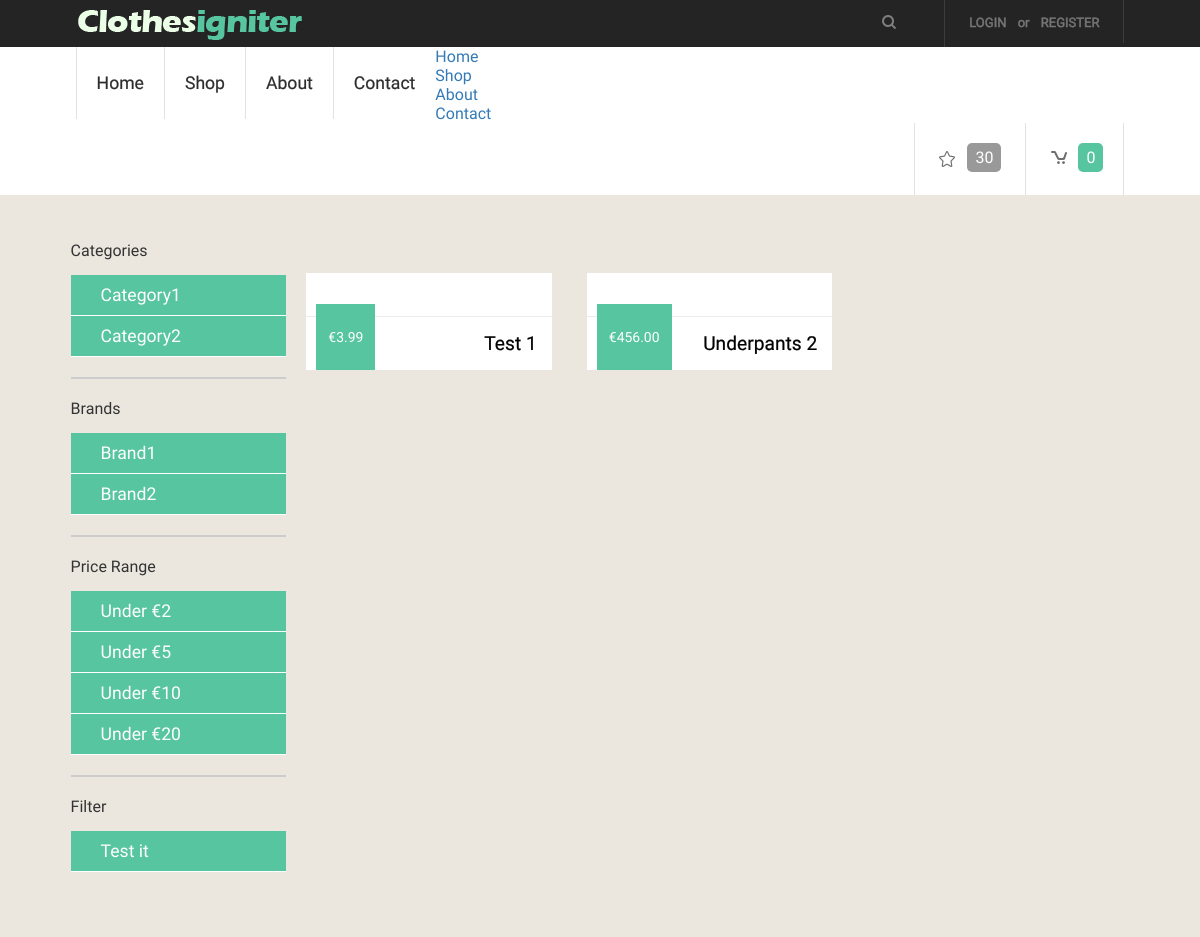
The page /index.php/store/category/2 on the database as committed earlier.
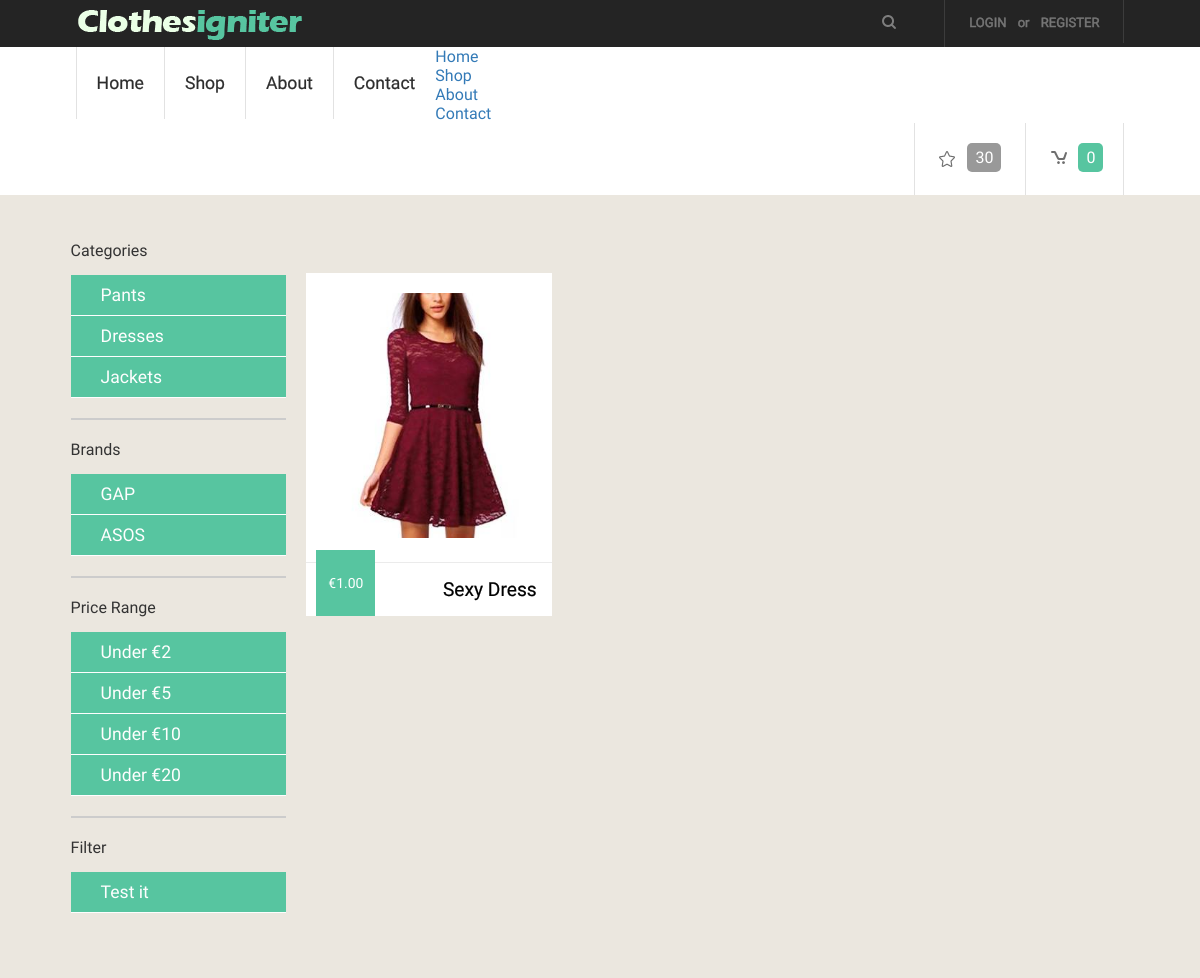
The same page on the database as committed later.
### tables this page shows
CREATE TABLE IF NOT EXISTS `category` (
`id` int(11) NOT NULL,
  `name` varchar(150) NOT NULL,
  `parentID` int(11) NOT NULL,
  `slug` varchar(150) NOT NULL
);

CREATE TABLE IF NOT EXISTS `brand` (
`id` int(11) NOT NULL,
  `name` varchar(150) NOT NULL
);

CREATE TABLE IF NOT EXISTS `store_items` (
`id` int(11) NOT NULL,
  `item_name` varchar(240) NOT NULL,
  `item_price` decimal(7,2) NOT NULL,
  `image_small` varchar(240) NOT NULL,
  `image_large` varchar(240) NOT NULL,
  `item_description` text NOT NULL,
  `rating` int(11) NOT NULL DEFAULT '0',
  `categoryID` int(11) NOT NULL,
  `brandID` int(11) NOT NULL,
  `item_description_short` text NOT NULL
);

### application/views/includes/template.php (called while the page is built, shortened)
<?php $this->load->view('includes/header');?>
<?php $this->load->view($main_content);?>

### application/controllers/store.php (called while the page is built, shortened)
<?php
class Store extends CI_Controller{
    function __construct()
    {
        $this->load->model('item_model');
        $this->load->model('category_model');
        $this->load->model('brand_model');
        $this->load->helper('url_helper');
        $this->load->library('user_agent');
    }
    function category($categoryID){
        $this->load->library('pagination');
        $config['base_url']=base_url().'index.php/store/category/'. $categoryID;
        $config["total_rows"] = $this->item_model->record_count($categoryID);
        $config['per_page'] = 6;
        $config['num_links'] = 20;
        $config["uri_segment"] = 4;
        $this->pagination->initialize($config);
        $page = ($this->uri->segment($config["uri_segment"])) ? $this->uri->segment($config["uri_segment"]) : 0;
        $data["items"] = $this->item_model->
        get_category_items($config["per_page"], $page, $categoryID);
        $data["links"] = $this->pagination->create_links();
        $data["categories"] = $this->category_model->get_item();
        $data["brands"] = $this->brand_model->get_item();
        $data['main_content'] = 'store/index';
        $this->load->view('includes/template', $data);
    }
}

### index.php (called while the page is built, shortened)
<?php
require_once BASEPATH.'core/CodeIgniter.php';

### application/models/Category_model.php (called while the page is built, shortened)
<?php
class Category_model extends CI_Model
{
    public function get_item($id = FALSE)
    {
        if (!$id)
        {
            $query = $this->db->get('category');
            return $query->result_array();
        }
        $query = $this->db->get_where('category', array('id' => $id));
        return $query->row_array();
    }
}

### application/models/Brand_model.php (called while the page is built, shortened)
<?php
class Brand_model extends CI_Model
{
    public function get_item($id = FALSE)
    {
        if (!$id)
        {
            $query = $this->db->get('brand');
            return $query->result_array();
        }
        $query = $this->db->get_where('brand', array('id' => $id));
        return $query->row_array();
    }
}

### application/models/Item_model.php (called while the page is built, shortened)
<?php
class Item_model extends CI_Model
{
    public function get_category_items($limit, $start, $category= FALSE)
    {
        $this->db->limit($limit, $start);
        if(!$category){
            $query = $this->db->get("store_items");
        }
        else{
            $query = $this->db->get_where('store_items', array('categoryID' => $category));
        }
        if ($query->num_rows() > 0) {
            foreach ($query->result() as $row) {
                $data[] = $row;
            }
            return $data;
        }
        return false;
    }
}

### application/views/store/index.php (the view, shortened to what this page needs)
<div class="row">
    <div class="col-md-3 admin-sidebar">
              <div class="list-group">
                  <ul class="category-select">
                      <h3>Categories</h3>
                  <?php
                  foreach($categories as $category) {
                      echo "<li>" . anchor('store/category/'. $category['id'], $category['name']) . "</li>";
                  }
                  ?>
                  </ul>
                  <hr>
                  <ul class="category-select">
                      <h3>Brands</h3>
                      <?php
                      foreach($brands as $brand) {
                          echo "<li>" . anchor('store/brand/'. $brand['id'], $brand['name']) . "</li>";
                      }
                      ?>
                  </ul>
                  <hr>
                  <ul class="category-select">
                      <h3>Price Range</h3>
                      <?php
                          echo "<li>" . anchor('store/price/2', 'Under &euro;2') . "</li>";
                          echo "<li>" . anchor('store/price/5', 'Under &euro;5') . "</li>";
                          echo "<li>" . anchor('store/price/10', 'Under &euro;10') . "</li>";
                          echo "<li>" . anchor('store/price/20', 'Under &euro;20') . "</li>";
                      ?>
                  </ul>
                  <hr>
                  <ul class="category-select">
                      <h3>Filter</h3>
                      <?php
                      echo "<li>" . anchor('store/filter/1/2', 'Test it') . "</li>";
                      ?>
                  </ul>
               </div>
        </div>
    <div class="col-md-9">
        <div class="grids_of_3">
            <?php if($items!=null){
                foreach($items as $item) { ?>
                    <div class="grid1_of_3">
                        <a href="<?php echo base_url() . 'index.php/item/view/'.$item->id ?>">
                            <img src="<?php echo base_url() . "images/clothes/" . $item->image_large; ?>"  alt=""/>
                            <h3><?php echo $item->item_name ?></h3>
                            <span class="price">&euro;<?php echo $item->item_price ?></span>
                        </a>
                    </div>
                <?php }} ?>
        </div>
    </div>
</div>

Rows that differ between the two databases and show on the page:
removed category: id+name "Category1"
removed category: id+name "Category2"
removed store_items: item_name "Test 1", item_price "3.99"
removed store_items: item_name "Underpants 2", item_price "456.00"
added category: id+name "Pants"
added category: id+name "Dresses"
added category: id+name "Jackets"
changed brand: id+name "Brand1" → "GAP"
changed brand: id+name "Brand2" → "ASOS"
now on this page (row edited): store_items: image_large (picture), item_name "Sexy Dress", item_price "1.00"
